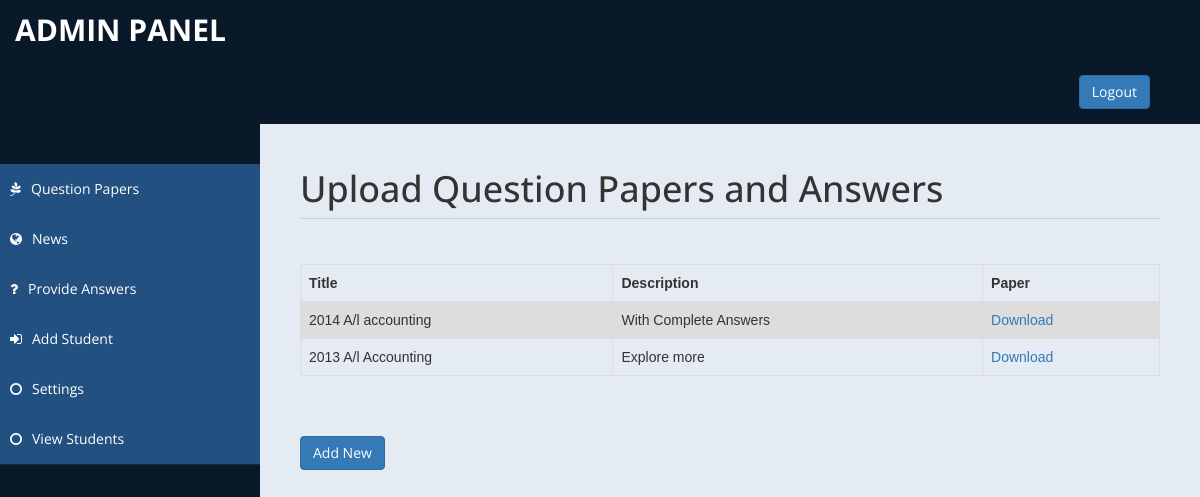
Page /admin.php on the earlier database version.
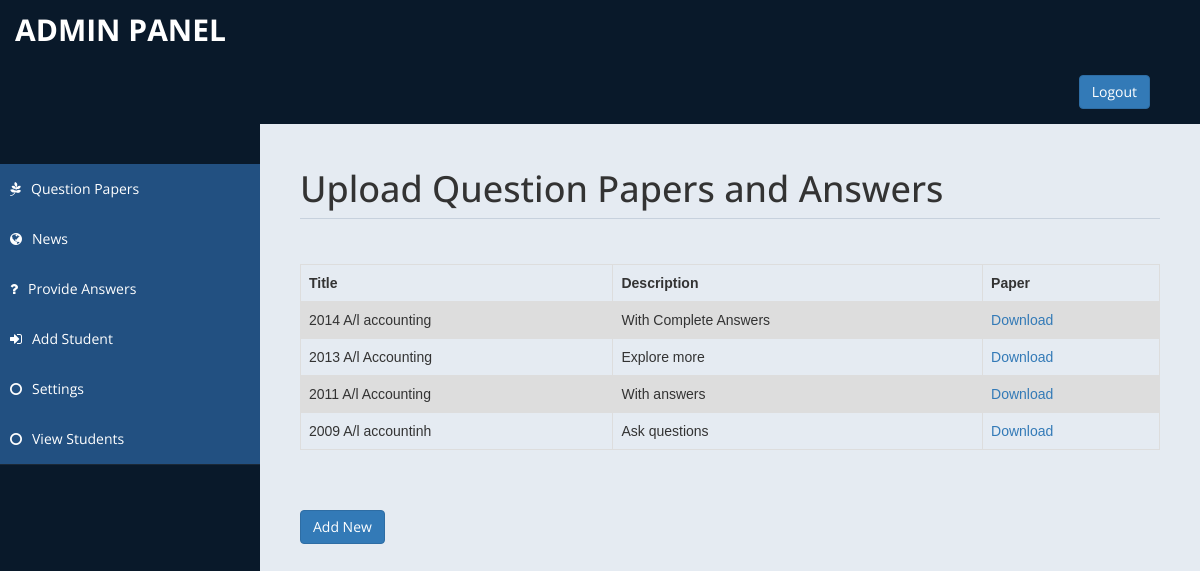
Same page on the later database version.
### tables this page shows
CREATE TABLE IF NOT EXISTS `papers` (
  `paper_id` int(11) NOT NULL AUTO_INCREMENT,
  `name` varchar(50) DEFAULT NULL,
  `url` varchar(100) DEFAULT NULL,
  `description` varchar(200) DEFAULT NULL,
  `status` varchar(50) DEFAULT NULL,
  `category` varchar(100) DEFAULT NULL,
  PRIMARY KEY (`paper_id`)
);

### admin.php (the view, shortened to what this page needs)
<!DOCTYPE html>
<html xmlns="http://www.w3.org/1999/xhtml">
<head>
    <link href="assets/css/bootstrap.css" rel="stylesheet" />
    <link href="assets/css/font-awesome.css" rel="stylesheet" />
    <link href="assets/css/custom-styles.css" rel="stylesheet" />
</head>
<body>
    <div id="wrapper">
        <nav class="navbar navbar-default top-navbar" role="navigation">
            <div class="navbar-header">
                <a class="navbar-brand" href="index.php">Admin Panel</a>
                <div style="color: white; padding: 15px 50px 15px 950px; float: right; font-size: 16px;">  <a href="logout.php"><input type="button" class="btn btn-primary" value="Logout"></input></a> </div>
            </div>
        </nav>
        <nav class="navbar-default navbar-side" role="navigation">
            <div class="sidebar-collapse">
                <ul class="nav" id="main-menu">
                    <br><br>
                    <li>
                        <a href="admin.php" class="active-menu"><i class="fa fa-pagelines"></i>Question Papers</a>
                        <a href="news.php" class="active-menu"><i class="fa fa-globe"></i>News</a>
                        <a href="answer.php" class="active-menu"><i class="fa fa-question"></i>Provide Answers</a>
                        <a href="addNewStudent.php" class="active-menu"><i class="fa fa-sign-in"></i>Add Student</a>
                        <a href="settings.php" class="active-menu"><i class="fa fa-circle-o"></i>Settings</a>
                        <a href="viewStudents.php" class="active-menu"><i class="fa fa-circle-o"></i>View Students</a>
                    </li>
                </ul>
            </div>
        </nav>
        <div id="page-wrapper" >
            <div id="page-inner">
		<div class="row">
                    <div class="col-md-12">
                        <h1 class="page-header">
                            Upload Question Papers and Answers
                        </h1>
                    </div>
                </div>
                <div class="row">
                    <div class="col-md-12">
                        <table>
                            <tr>
                            <th>Title</th>
                            <th>Description</th>
                            <th>Paper</th>
                            </tr>
                            <?php
                                require_once 'db/dbConnection.php';
                                $sql = "SELECT * FROM papers;";
                                $result = $conn->query($sql);
                                if ($result->num_rows > 0) {
                                    while ($row = $result->fetch_assoc()) {
                                       echo'<tr>';
                                            echo'<td>' . $row["name"] . '</td>';
                                            echo'<td>' . $row["description"] . '</td>';
                                            echo'<td><a href="uploads/papers/'.$row["url"].'">Download</a></td>';
                                    }
                                }
                            ?>
                            </tr>
                        </table>
                    </div>
                </div>
                <br><br><br>
                <div>
                    <a href="addNewPaper.php"><input type="button" class="btn btn-primary" value="Add New"></input></a>
                </div>
            </div>
        </div>
</body>
</html>

### assets/css/custom-styles.css (style rules this page uses)
body { font-family: 'Open Sans', sans-serif; }
#wrapper { width: 100%; background:#09192A; }
#page-wrapper { padding: 15px 15px; min-height: 600px; background:#E5EBF2; }
#page-inner { width:100%; margin:10px 20px 10px 0px; background-color:transparent; padding:10px; min-height:1200px; }
h1, .h1, h2, .h2, h3, .h3 { margin-top: 7px; margin-bottom: -5px; }
.page-header { padding-bottom: 9px; margin: 10px 0 45px; border-bottom: 1px solid #C7D1DD; }
.top-navbar { margin:0px; }
.top-navbar .navbar-brand { color: #fff; width: 260px; text-align: left; height: 60px; font-size: 30px; font-weight: 700; text-transform: uppercase; line-height: 30px; }
.active-menu { background-color:#225081!important; }
.sidebar-collapse , .sidebar-collapse .nav { background:none; }
.sidebar-collapse .nav { padding:0; }
.sidebar-collapse .nav > li > a { color:#fff; background:transparent; text-shadow:none; }
.sidebar-collapse > .nav > li > a { padding:15px 10px; }
.sidebar-collapse > .nav > li { border-bottom: 1px solid rgba(107, 108, 109, 0.19); }
.navbar-side { border:none; background-color: transparent; }
.top-navbar { background:#09192A; border-bottom:none; }
.navbar-default { border:0px solid black; }
.navbar-header { background: #09192A; }
.nav > li > a > i { margin-right:10px; }
@media (min-width:768px) { #page-wrapper { margin: 0 0 0 260px; padding: 15px 30px; min-height: 1200px; } }
@media (min-width:768px) { .navbar-side { z-index: 1; position: absolute; width: 260px; } }
@media (min-width:768px) { .navbar { border-radius: 0px; } }

### admin.php (style rules this page uses)
table { font-family: arial,sans-serif; border-collapse: collapse; width: 100%; }
td,th { border: 1px solid #dddddd; text-align: left; padding: 8px; }
tr:nth-child(even) { background-color: #dddddd; }

Differences in the rows shown:
added papers: name "2011 A/l Accounting", description "With answers"
added papers: name "2009 A/l accountinh", description "Ask questions"
